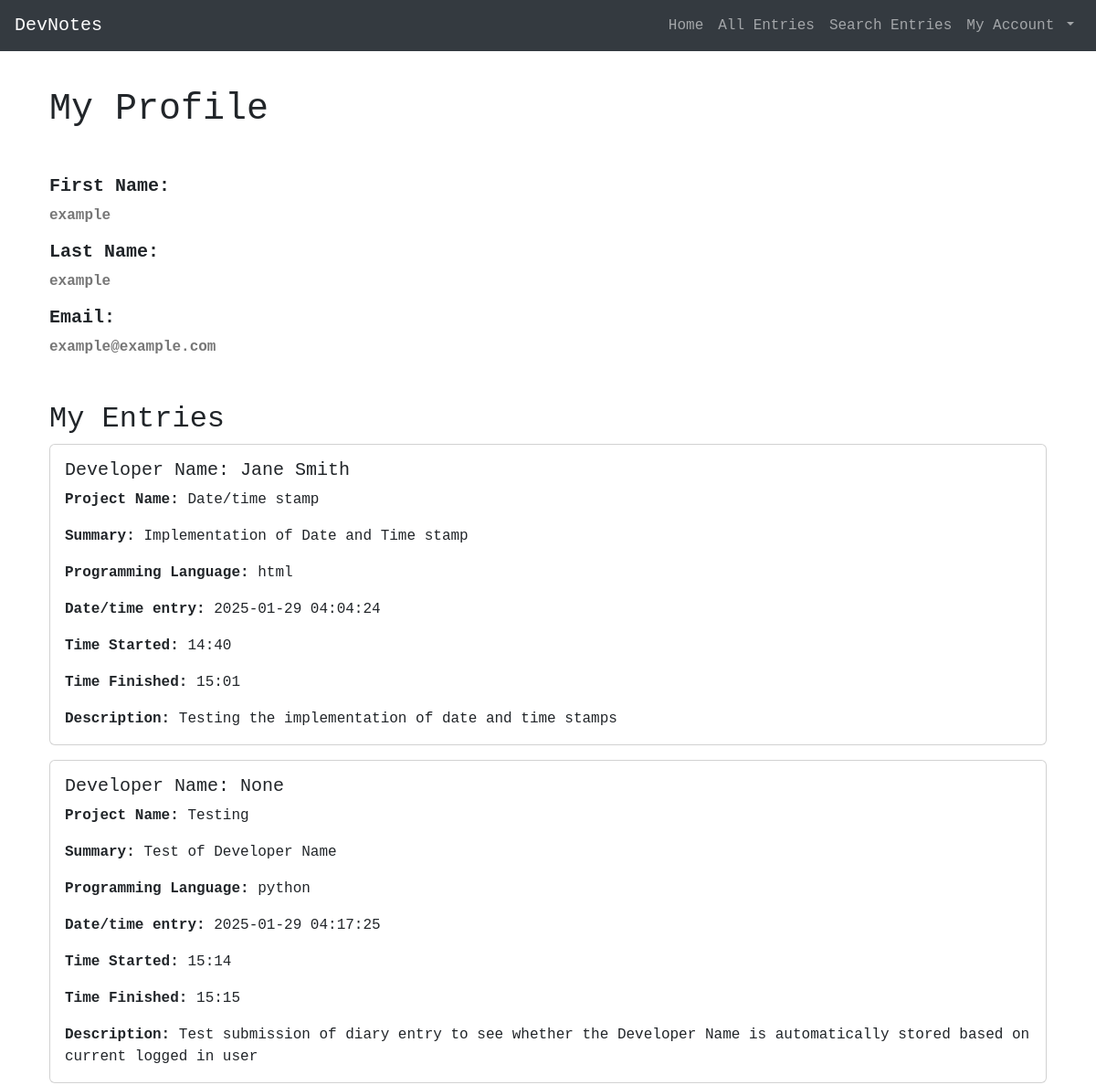
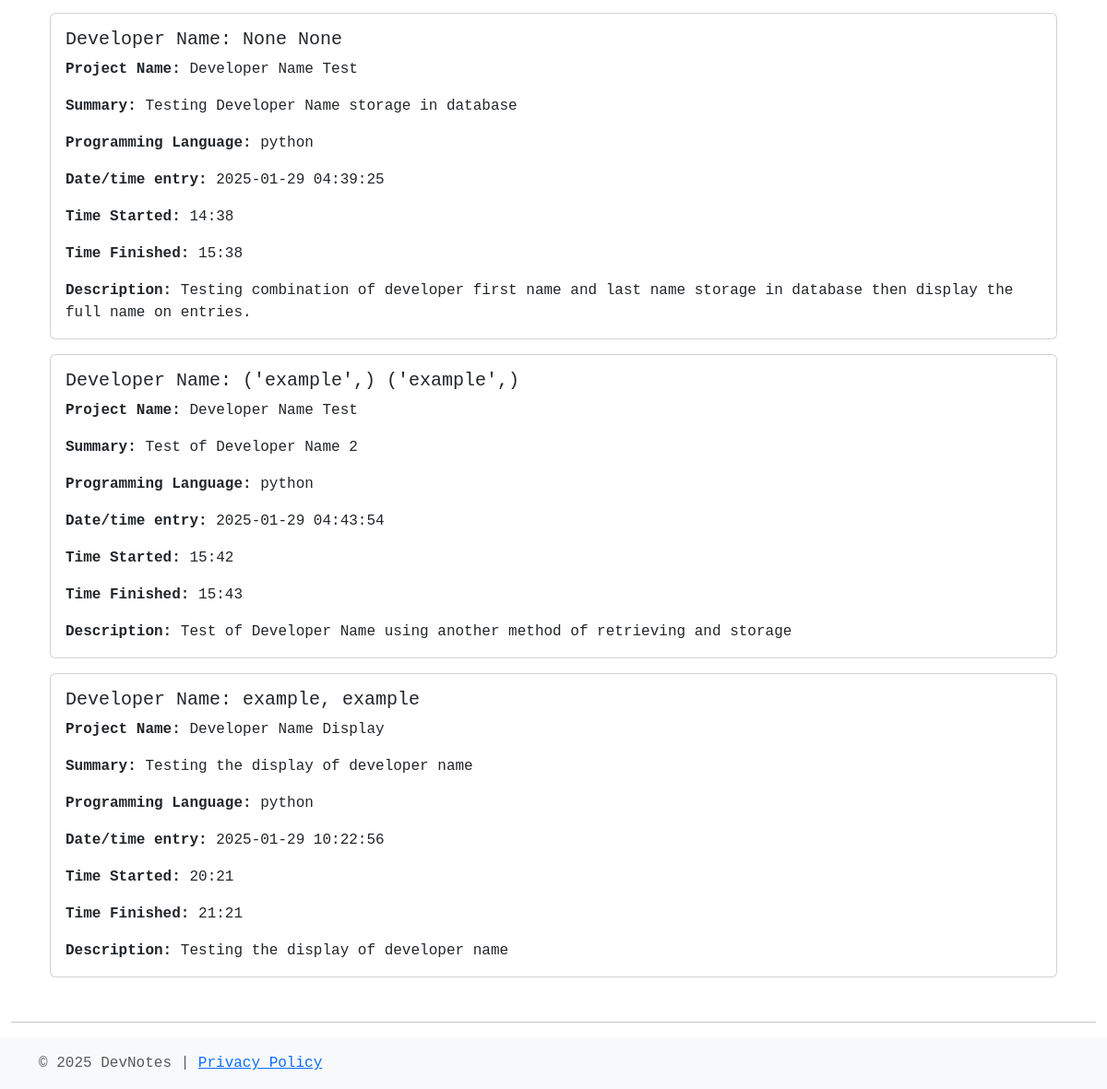
The page /profile (signed in) on the database its author committed (2 pictures, top to bottom).
### tables this page shows
CREATE TABLE "developer_details" (
            developer_email TEXT NOT NULL,
            developer_firstName TEXT NOT NULL,
            developer_lastName TEXT NOT NULL,
            developer_password TEXT NOT NULL
        );

CREATE TABLE diary_entry (
    id INTEGER PRIMARY KEY AUTOINCREMENT,
    project_name TEXT NOT NULL,
    summary TEXT NOT NULL,
    programming_language TEXT NOT NULL,
    time_started TEXT NOT NULL,
    time_finished TEXT NOT NULL,
    description TEXT NOT NULL
, date, developer_name TEXT, entry_timestamp, developer_email TEXT);

### main.py (the view)
@app.route('/profile')
def profile():
    if 'user_id' not in session:
        return redirect(url_for('login'))
    user_email = session['user_id']
    user_details = dbHandler.get_user_details(user_email)
    diary_entries = dbHandler.get_diary_entries(user_email)
    return render_template('profile.html',
                           first_name=user_details['developer_firstName'],
                           last_name=user_details['developer_lastName'],
                           email=user_details['developer_email'],
                           diary_entries=diary_entries)

### database_manager.py (called while the page is built)
def get_user_details(email):
    conn = sqlite3.connect('database/data_source.db')
    cursor = conn.cursor()
    cursor.execute('''
        SELECT developer_firstName, developer_lastName, developer_email FROM developer_details WHERE developer_email = ?
    ''', (email,))
    result = cursor.fetchone()
    conn.close()
    if result:
        return {
            'developer_firstName': result[0],
            'developer_lastName': result[1],
            'developer_email': result[2]
        }
    return None

def get_diary_entries(developer_email):
    conn = sqlite3.connect('database/data_source.db')
    cursor = conn.cursor()
    cursor.execute("SELECT * FROM diary_entry WHERE developer_email = ?", (developer_email,))
    entries = cursor.fetchall()
    conn.close()
    return entries

### main.py (called while the page is built)
@app.after_request
def apply_csp(response):
    response.headers['Content-Security-Policy'] = "default-src 'self'; script-src 'self'; style-src 'self';"
    return response

### templates/profile.html
{% extends 'layout.html' %} {% block content %}
<div class="container mt-5 pt-5">
  <h1>My Profile</h1>
</div>
<div class="container mt-5">
  <h5><strong>First Name: </strong></h5>
  <p class="profile-info">{{ first_name }}</p>
  <h5><strong>Last Name: </strong></h5>
  <p class="profile-info">{{ last_name }}</p>
  <h5><strong>Email: </strong></h5>
  <p class="profile-info">{{ email }}</p>
</div>
<div class="container mt-5">
  <h2>My Entries</h2>
  <div id="entries-container">
    {% for entry in diary_entries %}
    <div class="card mb-3 entry-card">
      <div class="card-body">
        <h5 class="card-title">Developer Name: {{ entry[8] }}</h5>
        <p class="card-text"><strong>Project Name:</strong> {{ entry[1] }}</p>
        <p class="card-text"><strong>Summary:</strong> {{ entry[2] }}</p>
        <p class="card-text">
          <strong>Programming Language:</strong> {{ entry[3] }}
        </p>
        <p class="card-text">
          <strong>Date/time entry:</strong> {{ entry[9] }}
        </p>
        <p class="card-text"><strong>Time Started:</strong> {{ entry[4] }}</p>
        <p class="card-text"><strong>Time Finished:</strong> {{ entry[5] }}</p>
        <p class="card-text"><strong>Description:</strong> {{ entry[6] }}</p>
      </div>
    </div>
    {% endfor %}
  </div>
</div>
{% endblock %}

### templates/layout.html (shortened to what this page needs)
<!DOCTYPE html>
<html lang="en">
  <head>
    <link
      rel="stylesheet"
      type="text/css"
      href="{{ url_for('static', filename='css/style.css') }}"
    />
    <link
      href="{{ url_for('static', filename='css/bootstrap.min.css') }}"
      rel="stylesheet"
    />
  </head>
  <body>
    {% include "partials/menu.html" %}
    <div class="container my-5">{% block content %}{% endblock %}</div>
    {% include "partials/footer.html" %}
  </body>
</html>

### templates/partials/menu.html (shortened to what this page needs)
<nav class="navbar navbar-expand-lg navbar-dark bg-dark-grey fixed-top">
  <a class="navbar-brand ms-3" href="{{ url_for('home') }}"> DevNotes </a>
  <div
    class="offcanvas offcanvas-end text-bg-dark-grey"
    tabindex="-1"
    id="offcanvasNavbar"
    aria-labelledby="offcanvasNavbarLabel"
  >
    <div class="offcanvas-body">
      <ul class="navbar-nav justify-content-end flex-grow-1 pe-3">
        <li class="nav-item">
          <a
            class="nav-link active"
            aria-current="page"
            href="{{ url_for('home') }}"
            >Home</a
          >
        </li>
        <li class="nav-item">
          <a class="nav-link" href="{{ url_for('diary') }}">All Entries</a>
        </li>
        <li class="nav-item">
          <a class="nav-link" href="{{ url_for('search') }}">Search Entries</a>
        </li>
        <li class="nav-item dropdown">
          <a
            class="nav-link dropdown-toggle {% if current_route == 'dropdown' %}active{% endif %}"
            href="#"
            role="button"
            data-bs-toggle="dropdown"
            aria-expanded="false"
          >
            My Account
          </a>
        </li>
      </ul>
    </div>
  </div>
</nav>

### templates/partials/footer.html
<div class="container-fluid">
  <hr />
</div>
<footer class="footer mt-auto py-3 bg-light">
  <div class="container">
    <span class="text-muted">
      &copy; 2025 DevNotes {% if current_route != 'privacy' %} |
      <a href="{{ url_for('privacy') }}">Privacy Policy</a>
      {% endif %}
    </span>
  </div>
</footer>

### static/css/style.css (style rules this page uses)
body { font-family: "Courier Prime", monospace; }
.navbar-dark.bg-dark-grey { background-color: #343a40; }
.offcanvas-start.text-bg-dark-grey, .offcanvas-end.text-bg-dark-grey { background-color: #343a40; }
.profile-info { font-weight: bold; color: #777; }
body { font-family: "Roboto Mono", monospace; }
h1, h2, h3, h4, h5, h6 { font-family: "Roboto Mono", monospace; }
p, a, span, div { font-family: "Roboto Mono", monospace; }

### rows shown on the page
developer_details: developer_firstName "example", developer_lastName "example", developer_email "example@example.com"
diary_entry: developer_name "Jane Smith", project_name "Date/time stamp", summary "Implementation of Date and Time stamp", programming_language "html", entry_timestamp "2025-01-29 04:04:24", time_started "14:40", time_finished "15:01", description "Testing the implementation of date and time stamps"
diary_entry: entry "None", project_name "Testing", summary "Test of Developer Name", programming_language "python", entry_timestamp "2025-01-29 04:17:25", time_started "15:14", time_finished "15:15", description "Test submission of diary entry to see whether the Developer Name is automatically stored based on current logged in user"
diary_entry: developer_name "None None", project_name "Developer Name Test", summary "Testing Developer Name storage in database", programming_language "python", entry_timestamp "2025-01-29 04:39:25", time_started "14:38", time_finished "15:38", description "Testing combination of developer first name and last name storage in database then display the full name on entries."
diary_entry: developer_name "('example',) ('example',)", project_name "Developer Name Test", summary "Test of Developer Name 2", programming_language "python", entry_timestamp "2025-01-29 04:43:54", time_started "15:42", time_finished "15:43", description "Test of Developer Name using another method of retrieving and storage"
diary_entry: developer_name "example, example", project_name "Developer Name Display", summary "Testing the display of developer name", programming_language "python", entry_timestamp "2025-01-29 10:22:56", time_started "20:21", time_finished "21:21", description "Testing the display of developer name"
